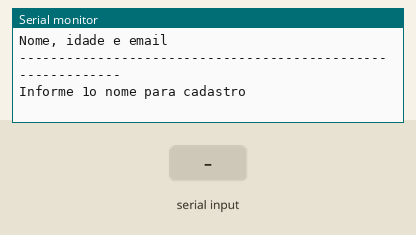
The sketch below on a simulated Arduino Uno, built with avr-gcc and run on an emulated ATmega328P. Shown: the last lines printed to the serial monitor. The test bench sets the inputs (shaded band).

Above: at 1.2 s.
1.3 s: "90,45\n" received over Serial
At 3.1 s:
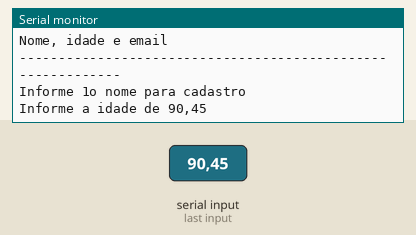
3.8 s: "30,150\n" received over Serial
At 4.2 s:
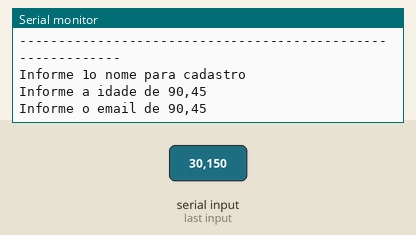
5.3 s: "5\n" received over Serial
At 7.2 s:
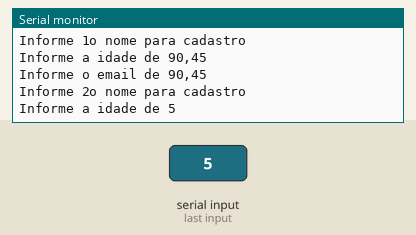
7.8 s: "90\n" received over Serial
At 8.4 s:
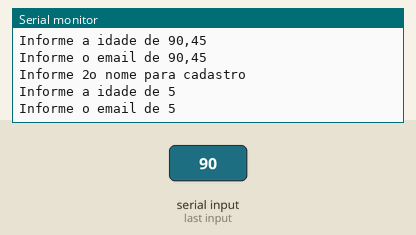

Measured:
- after the input at 1.3 s, the serial monitor: prints a new line after 1.0 s (image 1)
- after the input at 3.8 s, the serial monitor: prints a new line at once (image 2)
- after the input at 5.3 s, the serial monitor: prints a new line after 1.0 s (image 3)
- after the input at 7.8 s, the serial monitor: prints a new line at once (image 4)

The sketch:

cadastro_de_convidados_vetores1.ino
```cpp
// C++ code
//Variaveis globais
  int qtdCadastro = 4;
  String convidados[4];
  int idadeConvidados[4];
  String emailConvidados[4];

void desenhaCabecalho()
{
  //fazer um cabecario bonitinho para o programa

  Serial.println("------------------------------------------------------------");
  Serial.println("Ola, seja bem-vindo(a)");
  Serial.println("Para que possa entrar na festa, me diga alguns de seus dados");
  Serial.println("Nome, idade e email");
  Serial.println("------------------------------------------------------------");
}

void setup()
{
  Serial.begin(9600); //inicia a comunicação serial
}

void loop()
{
  desenhaCabecalho();

  //cadastrar os dados
  for(int i = 0; i < qtdCadastro; i++)
  {
    //solicitar o nome do usuario
    Serial.println("Informe " +String(i + 1)+ "o nome para cadastro");
    while(!Serial.available());
    convidados[i] = Serial.readString();

    //solicitar a idade
    Serial.println("Informe a idade de " + convidados[i]);
    while(!Serial.available());
    idadeConvidados[i] = Serial.parseInt();

    //solicitar email
    Serial.println("Informe o email de " + convidados[i]);
    while(!Serial.available());
    emailConvidados[i] = Serial.readString();

    Serial.println();

  }//fim do for

  //Exibir a lista de convidados
  //obs: so vai na festa quem for maior de idade >=18

  //criar um for
  //exibir com o print cada um dos array
  //pular uma linha

  Serial.println("----------------------------");
  Serial.println("Convidaos eleitos para festa");
  Serial.println("----------------------------");
  Serial.println();


  for(int i = 0; i < qtdCadastro; i++)
  {
    if(idadeConvidados[i] >= 18){
  Serial.println("Nome: " + convidados[i]);
  Serial.println("Idade: " + String(idadeConvidados[i]));
  Serial.println("Email: " + emailConvidados[i]);
  Serial.println ("Permissao para a festa: " + String(idadeConvidados[i] >= 18 ? "OK" : "Menor de Idade"));


  Serial.println("--------");
  Serial.println();
    }

  }

  delay(3000);


}
```
